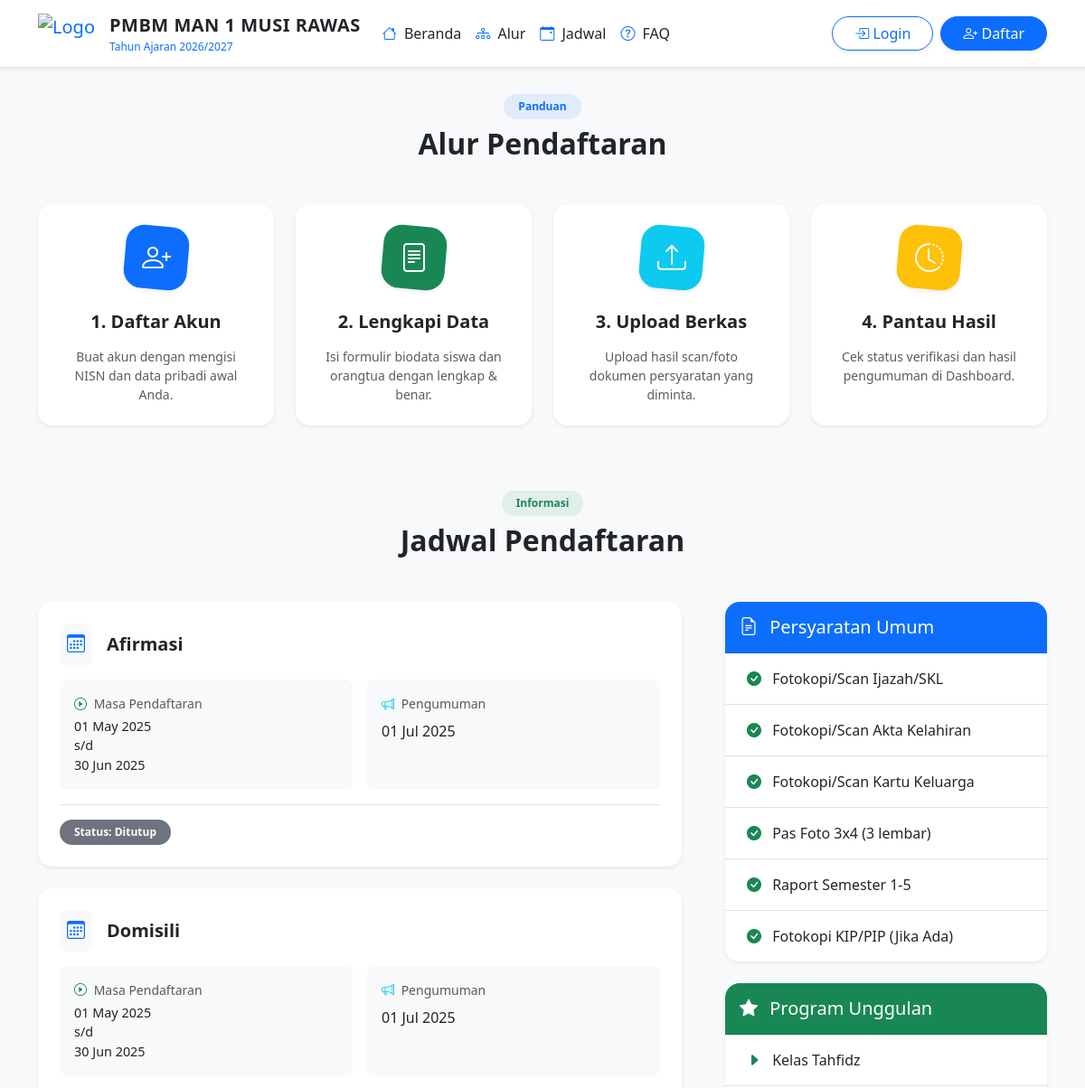
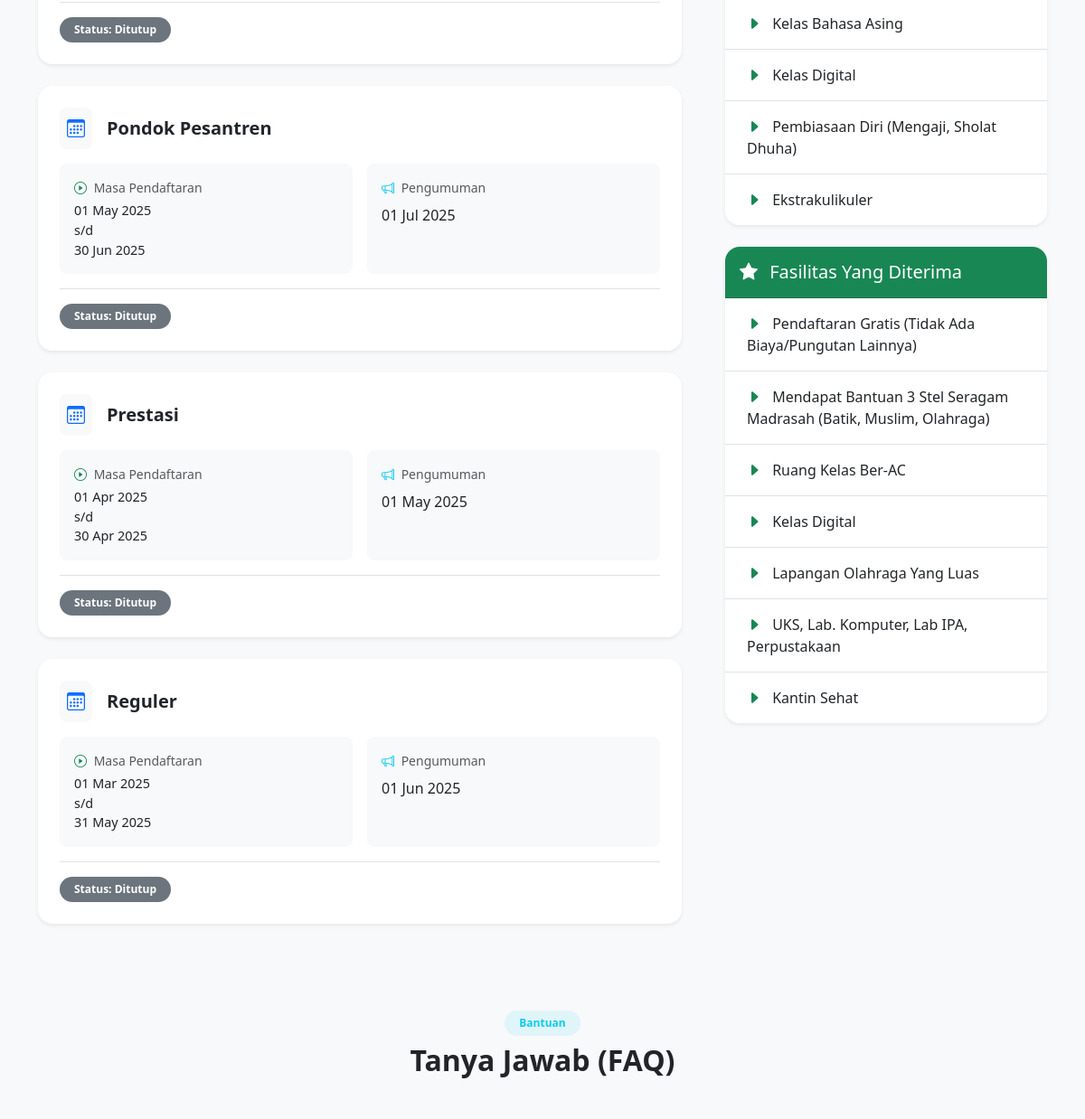
/ (upper part), run on an earlier commit of the app's database (2 pictures, top to bottom).
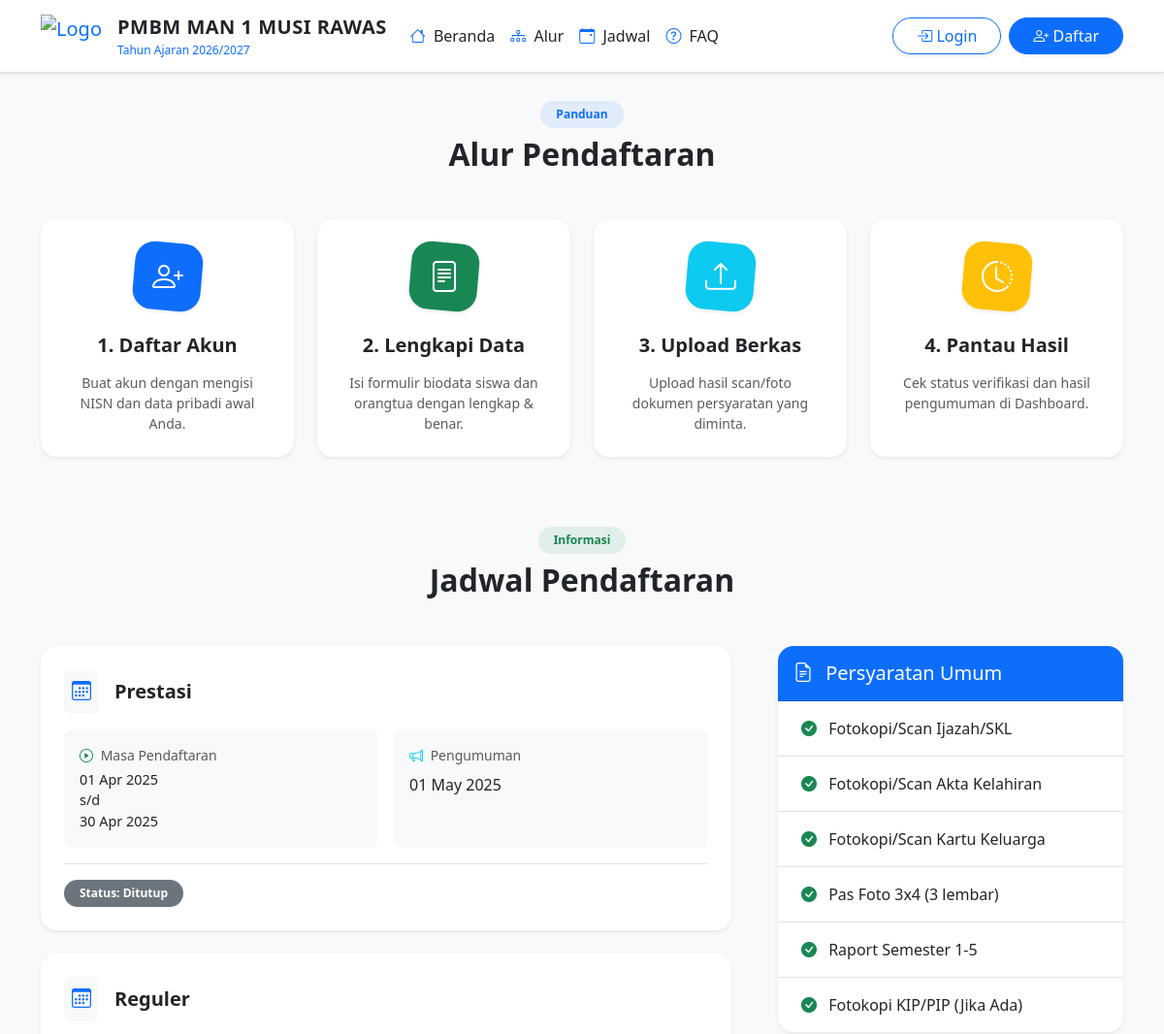
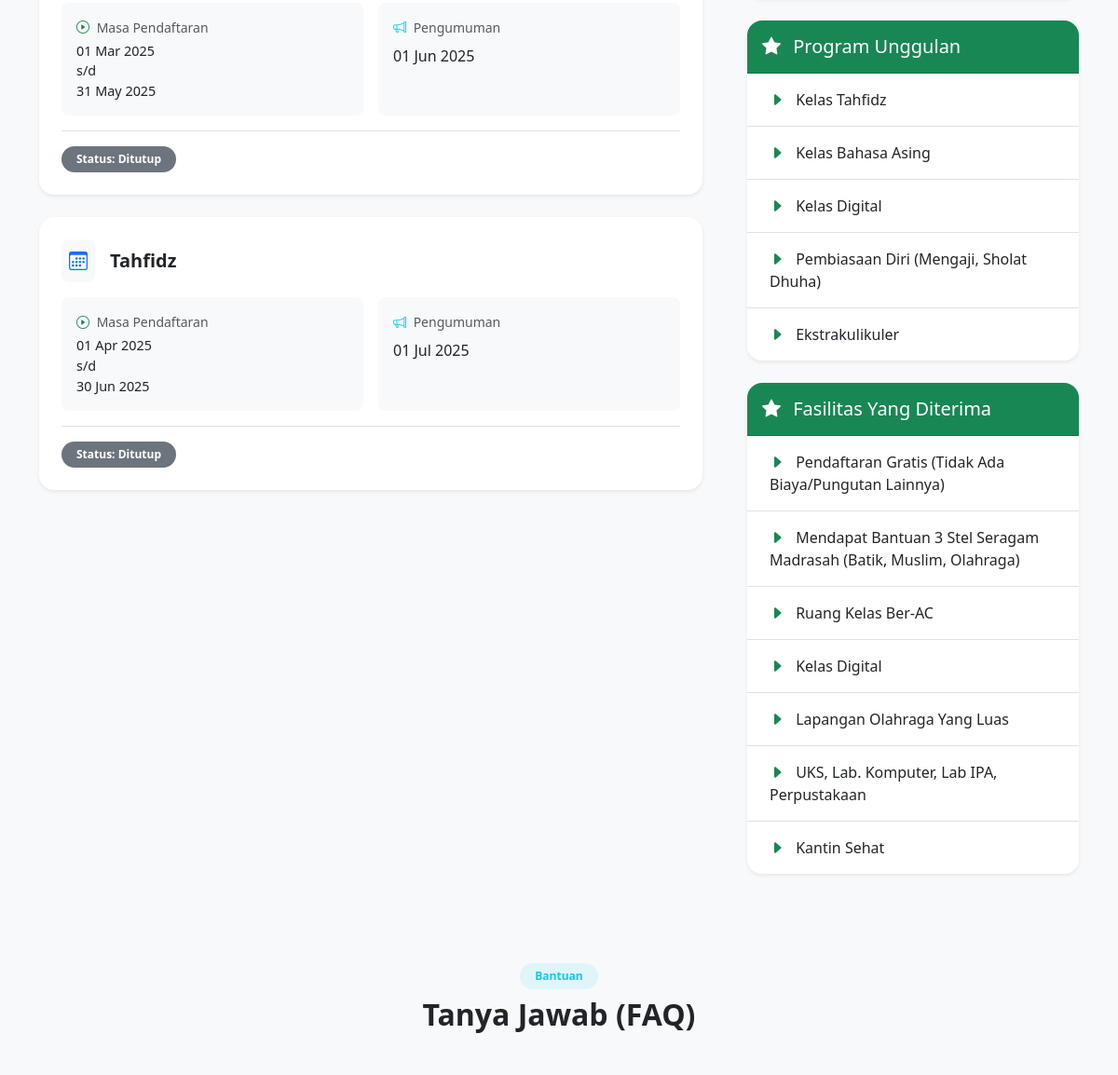
And on a later commit of the database (2 pictures, top to bottom).
### tables this page shows
CREATE TABLE jalur_pendaftaran (
    id INT PRIMARY KEY AUTO_INCREMENT,
    nama_jalur VARCHAR(50) UNIQUE,
    kuota INT,
    tanggal_buka DATETIME,
    tanggal_tutup DATETIME,
    tanggal_pengumuman DATETIME,
    created_at TIMESTAMP DEFAULT CURRENT_TIMESTAMP
);

### index.php (the view, shortened to what the changed rows need)
<?php
require_once __DIR__.'/includes/functions.php';
$now = new DateTime('now', new DateTimeZone('Asia/Jakarta'));
$current_date = $now->format('Y-m-d H:i:s');
$query = "SELECT j.*,
          DATE_FORMAT(j.tanggal_buka, '%d %b %Y') AS formatted_tanggal_buka,
          DATE_FORMAT(j.tanggal_tutup, '%d %b %Y') AS formatted_tanggal_tutup,
          DATE_FORMAT(j.tanggal_pengumuman, '%d %b %Y') AS formatted_tanggal_pengumuman,
          j.tanggal_buka as real_tanggal_buka,
          j.tanggal_tutup as real_tanggal_tutup,
          (SELECT COUNT(*) FROM peserta WHERE jalur_id = j.id) as total_pendaftar
          FROM jalur_pendaftaran j
          ORDER BY j.nama_jalur ASC";
$jalur_pendaftaran = [];
$stmt = $pdo->query($query);
$semua_jalur = $stmt->fetchAll(PDO::FETCH_ASSOC);
foreach ($semua_jalur as $jalur) {
    $jalur['sisa_kuota'] = $jalur['kuota'] - $jalur['total_pendaftar'];
    if ($current_date < $jalur['real_tanggal_buka']) {
        $jalur['status_jalur'] = 'Belum Dibuka';
    } elseif ($current_date >= $jalur['real_tanggal_tutup']) {
        $jalur['status_jalur'] = 'Ditutup';
    } elseif ($jalur['sisa_kuota'] <= 0) {
        $jalur['status_jalur'] = 'Kuota Penuh';
    } else {
        $jalur['status_jalur'] = 'Dibuka';
    }
    $jalur_pendaftaran[] = $jalur;
}
?>
<!DOCTYPE html>
<html lang="id">
<head>
    <link href="https://cdn.jsdelivr.net/npm/bootstrap@5.3.0/dist/css/bootstrap.min.css" rel="stylesheet">
    <link rel="stylesheet" href="https://cdn.jsdelivr.net/npm/bootstrap-icons@1.11.1/font/bootstrap-icons.css">
</head>
<body class="bg-light">
    <div class="container">
        <section class="mb-5 mt-4" id="alur">
            <div class="text-center mb-5">
                <h2 class="fw-bold">Alur Pendaftaran</h2>
            </div>
        </section>
        <section class="mb-5 pt-4" id="jadwal">
            <div class="text-center mb-5">
                <h2 class="fw-bold">Jadwal Pendaftaran</h2>
            </div>
            <div class="row">
                <div class="col-lg-8">
                    <div class="timeline pe-lg-4">
                        <?php foreach ($jalur_pendaftaran as $jalur): ?>
                        <div class="card mb-4 border-0 shadow-sm rounded-4 timeline-card">
                            <div class="card-body p-4">
                                <div class="d-flex align-items-center mb-3">
                                    <div class="bg-light p-2 rounded-3 me-3 text-primary"><i class="bi bi-calendar3 fs-5"></i></div>
                                    <h5 class="card-title mb-0 fw-bold"><?= htmlspecialchars($jalur['nama_jalur']) ?></h5>
                                </div>
                                <div class="row g-3">
                                    <div class="col-md-6">
                                        <div class="p-3 bg-light rounded-3 h-100">
                                            <div class="small text-muted mb-1"><i class="bi bi-play-circle text-success me-1"></i> Masa Pendaftaran</div>
                                            <div class="fw-medium text-dark" style="font-size: 0.9rem;"><?= htmlspecialchars($jalur['formatted_tanggal_buka']) ?> <br>s/d<br> <?= htmlspecialchars($jalur['formatted_tanggal_tutup']) ?></div>
                                        </div>
                                    </div>
                                    <div class="col-md-6">
                                        <div class="p-3 bg-light rounded-3 h-100">
                                            <div class="small text-muted mb-1"><i class="bi bi-megaphone text-info me-1"></i> Pengumuman</div>
                                            <div class="fw-medium text-dark mt-2 fs-6"><?= htmlspecialchars($jalur['formatted_tanggal_pengumuman']) ?></div>
                                        </div>
                                    </div>
                                </div>
                                <div class="d-flex flex-wrap gap-2 mt-3 pt-3 border-top">
                                    <span class="badge bg-<?= $jalur['status_jalur'] === 'Dibuka' ? 'success' : ($jalur['status_jalur'] === 'Kuota Penuh' ? 'danger' : ($jalur['status_jalur'] === 'Ditutup' ? 'secondary' : 'warning')) ?> px-3 py-2 rounded-pill">
                                        Status: <?= htmlspecialchars($jalur['status_jalur']) ?>
                                    </span>
                                </div>
                            </div>
                        </div>
                        <?php endforeach; ?>
                    </div>
                </div>
            </div>
        </section>
        <section class="mb-5 mt-5 pt-4" id="faq">
            <div class="text-center mb-5">
                <h2 class="fw-bold">Tanya Jawab (FAQ)</h2>
            </div>
        </section>
    </div>
</body>
</html>

What changed in the data, as far as the page shows it:
removed jalur_pendaftaran: nama_jalur "Afirmasi", formatted_tanggal_buka "01 May 2025", formatted_tanggal_tutup "30 Jun 2025", formatted_tanggal_pengumuman "01 Jul 2025", status_jalur "Ditutup"
removed jalur_pendaftaran: nama_jalur "Domisili", formatted_tanggal_buka "01 May 2025", formatted_tanggal_tutup "30 Jun 2025", formatted_tanggal_pengumuman "01 Jul 2025", status_jalur "Ditutup"
changed jalur_pendaftaran: nama_jalur "Pondok Pesantren" → "Tahfidz"; formatted_tanggal_buka "01 May 2025" → "01 Apr 2025"; moves down the list
